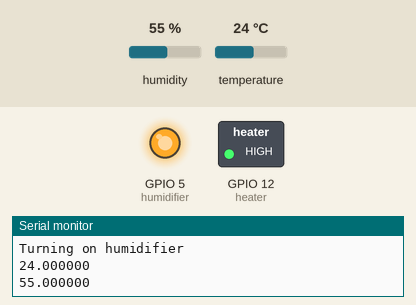
This program was run on a simulated ESP32. Parts: switched loads named in the program (green lamp = pin HIGH), output pins drawn as LEDs (lit = HIGH), the last lines printed to the serial monitor. The test bench sets the inputs (shaded band); at power-on: humidity 55 %, temperature 24 °C. WiFi joins after 1.5 s; servers stay silent unless stated; storage starts empty.

Above: at 2.7 s.
2.8 s: humidity set to 52 %
7.7 s: humidity set to 49 %
At 12.7 s:
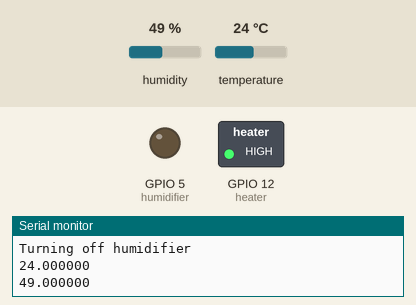
13.0 s: temperature set to 25.4 °C
17.7 s: temperature set to 26.4 °C
At 22.3 s:
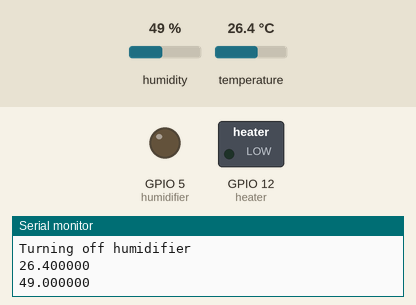
23.0 s: humidity set to 68 %
At 27.6 s:
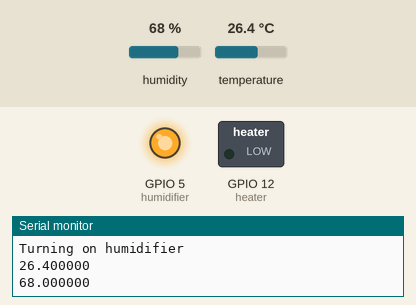
28.0 s: humidity set to 22 %
At 33.0 s:
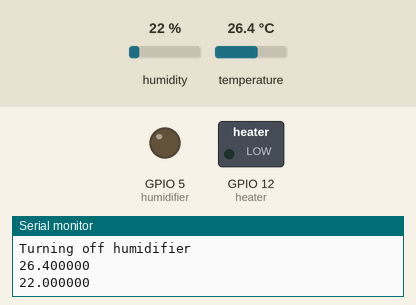
Timing chart, 0 to 34.0 s (numbered marks = the images above; inputs shaded):
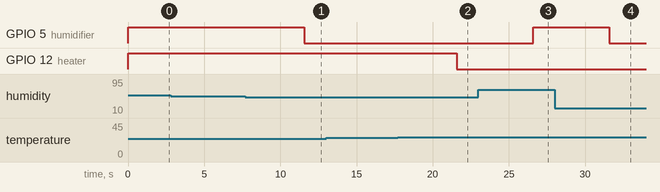

The program:

main.cpp
```cpp
#include <Arduino.h>
#include "WiFi.h"
#include <SPIFFS.h>
#include <ESPAsyncWebServer.h>
#include <DHT.h>
#include <stdio.h>
#include <string>

const char* ssid = "Aiken’s iPhone";
const char* password = "makima123";

const int humidifier = 5;
const int heater = 12;

float default_hyst = 2;
float default_temp = 24;
float default_hum = 50;

float temp_hyst = default_hyst;
float hum_hyst = default_hyst;
float wanted_temp = default_temp;
float wanted_hum = default_hum;

const int dhtPin = 26;

DHT dhtSensor(dhtPin, DHT22);

float humidity;
float temperature;

AsyncWebServer server(80);

char tempBuf[100];
char humBuf[100];

unsigned long currentTime = millis();
unsigned long prevTime = currentTime - 5000;

void autoHeater(float currentTemp);
void autoHumidifier(float currentTemp);

void setup() {
    Serial.begin(115200);

    pinMode(humidifier, OUTPUT);
    pinMode(heater, OUTPUT);

    digitalWrite(humidifier, HIGH);
    digitalWrite(heater, HIGH);

    dhtSensor.begin();

    delay(10);

    Serial.println();
    Serial.println();
    Serial.print("Connecting to ");

    if (!SPIFFS.begin(true)) {
        Serial.println("An error has occured when initializing SPIFFS");
        return;
    }

    Serial.println(ssid);

    WiFi.begin(ssid, password);
    while (WiFi.status() != WL_CONNECTED) {
        delay(500);
        Serial.print(".");
    }

    Serial.println("");
    Serial.println("WiFi connected.");

    Serial.println("IP address: ");
    Serial.println(WiFi.localIP());

    // Humidifier
    server.on("/humidifier/on", HTTP_POST, [](AsyncWebServerRequest *req) {
        digitalWrite(humidifier, HIGH);
    });

    server.on("/humidifier/off", HTTP_POST, [](AsyncWebServerRequest *req) {
        digitalWrite(humidifier, LOW);
    });

    server.on("/humidifier", HTTP_GET, [](AsyncWebServerRequest *req) {
        req->send(200, "text/plain", humBuf);
    });

    server.on("/humidifier/set-hyst", HTTP_GET, [](AsyncWebServerRequest *request) {
        if (request->hasParam("value"))
            hum_hyst = atoi(request->getParam("value")->value().c_str());

        request->send(200);
    });

    server.on("/humidifier/set-wanted-value", HTTP_GET, [](AsyncWebServerRequest *request) {
        if (request->hasParam("value"))
            wanted_hum = atoi(request->getParam("value")->value().c_str());

        request->send(200);
    });

    // Heater
    server.on("/heater/on", HTTP_POST, [](AsyncWebServerRequest *req) {
        digitalWrite(heater, HIGH);
    });

    server.on("/heater/off", HTTP_POST, [](AsyncWebServerRequest *req) {
        digitalWrite(heater, LOW);
    });

    server.on("/heater", HTTP_GET, [](AsyncWebServerRequest *req) {
        req->send(200, "text/plain", tempBuf);
    });

    server.on("/heater/set-hyst", HTTP_GET, [](AsyncWebServerRequest *request) {
        if (request->hasParam("value"))
            temp_hyst = atoi(request->getParam("value")->value().c_str());

        request->send(200);
    });

    server.on("/heater/set-wanted-value", HTTP_GET, [](AsyncWebServerRequest *request) {
        if (request->hasParam("value"))
            wanted_temp = atoi(request->getParam("value")->value().c_str());

        request->send(200);
    });

    // Current states
    server.on("/dehumidifier/state", HTTP_GET, [](AsyncWebServerRequest *request) {
        if (digitalRead(humidifier))
            request->send(200, "text/plain", "ON");
        else
            request->send(200, "text/plain", "OFF");
    });

    server.on("/heater/state", HTTP_GET, [](AsyncWebServerRequest *request) {
        if (digitalRead(heater))
            request->send(200, "text/plain", "ON");
        else
            request->send(200, "text/plain", "OFF");
    });

    server.on("/slider/states", HTTP_GET, [](AsyncWebServerRequest *request) {
        String data = "{\"temp_slider\":" + String(wanted_temp, 0) + ",\"temp_hyst\":" + String(temp_hyst, 0) + ",\"hum_slider\":" + String(wanted_hum, 0) + ",\"hum_hyst\":" + String(hum_hyst, 0) + "}";

        request->send(200, "text/plain", data);
    });

    server.serveStatic("/", SPIFFS, "/").setDefaultFile("index.html");

    server.begin();
}

void loop() {
    currentTime = millis();

    temperature = dhtSensor.readTemperature();
    humidity = dhtSensor.readHumidity();

    Serial.print("Temperature: ");
    Serial.print(temperature);
    Serial.println("C");

    Serial.print("Humidity: ");
    Serial.println(humidity);

    sprintf(tempBuf, "%f", temperature);
    sprintf(humBuf, "%f", humidity);

    Serial.println(humBuf);

    if (currentTime - prevTime > 5000) {
        temperature = dhtSensor.readTemperature();
        humidity = dhtSensor.readHumidity();

        autoHeater(temperature);
        autoHumidifier(humidity);

        sprintf(humBuf, "%f", humidity);
        sprintf(tempBuf, "%f", temperature);

        prevTime = currentTime;

        Serial.println(tempBuf);
        Serial.println(humBuf);
    }

    delay(5000);
}

void autoHeater(float currentTemp) {
    if (currentTemp <= wanted_temp) {
        digitalWrite(heater, HIGH);
        Serial.println("Turning off heater");
    }

    if (currentTemp >= wanted_temp + temp_hyst) {
        digitalWrite(heater, LOW);
        Serial.println("Turning on heater");
    }
}

void autoHumidifier(float currentHum) {
    if (currentHum <= wanted_hum) {
        digitalWrite(humidifier, LOW);
        Serial.println("Turning off humidifier");
    }

    if (currentHum >= wanted_hum + hum_hyst) {
        digitalWrite(humidifier, HIGH);
        Serial.println("Turning on humidifier");
    }
}
```

Measured:
- the behaviour switches between 51 and 50 % on humidity (found by bisection; images 0 and 1)
- the behaviour switches between 25.9 and 26 °C on temperature (found by bisection; images 1 and 2)
- after the input at 7.7 s, GPIO 5 (humidifier): HIGH → LOW after 3.9 s
- after the input at 17.7 s, GPIO 12 (heater): HIGH → LOW after 3.9 s
- after the input at 23.0 s, GPIO 5 (humidifier): LOW → HIGH after 3.6 s
- after the input at 28.0 s, GPIO 5 (humidifier): HIGH → LOW after 3.6 s
